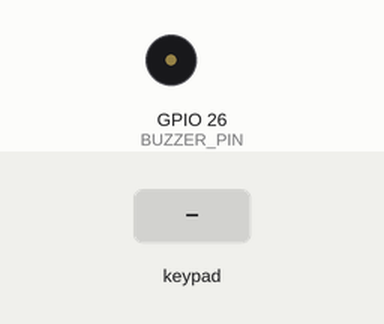
Recording of a program running on a simulated Seeed XIAO ESP32-S3. On the bench: buzzer (waves = sounding). Wiring (inferred from the names in the program): 2×2 keypad with keys 1 2 3 4 (labels assumed): rows GPIO 33, GPIO 35; columns GPIO 21, GPIO 0. Inputs (shaded band) come from the test bench. What the program prints to the serial monitor is not drawn.

Above: at 1.7 s.
1.8 s: keypad keys 1 2 pressed 0.4 s apart
At 2.25 s:
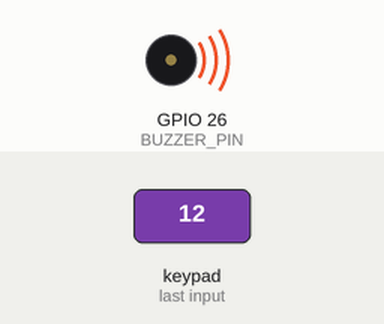
Timing chart, 0 to 4.8 s (numbered marks = the images above; inputs shaded):
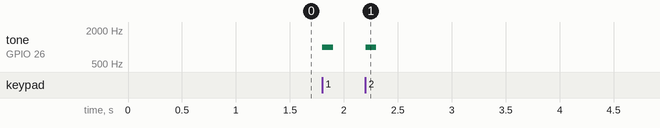

Measured:
- after the input at 1.8 s, tone on GPIO 26 (BUZZER_PIN): alternates 1000 Hz for 0.10 s and silent for 0.30 s, 4 changes in all, then stays silent, starting at once

The program:

main.cpp
```cpp
/**
 * 蜂鸣器 + LED 按键控制测试程序
 *
 * 功能：
 * - 按键 A：蜂鸣器响一声 + 点亮所有 LED
 * - 按键 B：蜂鸣器响一声 + 熄灭所有 LED
 *
 * 关键点：
 * - 使用边沿检测检测按键
 * - 使用非阻塞方式控制蜂鸣器，不影响 LED 扫描
 * - 使用 millis() 非阻塞消抖
 */

#include <Arduino.h>
#include "pins.h"

// 行列引脚数组
const int ROW_PINS[3] = {LED_ROW1, LED_ROW2, LED_ROW3};
const int COL_PINS[3] = {LED_COL1, LED_COL2, LED_COL3};

// LED 状态数组：1=点亮, 0=熄灭
int ledState[3][3] = {
  {0, 0, 0},
  {0, 0, 0},
  {0, 0, 0}
};

// 按键状态记录（用于边沿检测）
bool lastKeyA = HIGH;
bool lastKeyB = HIGH;

// 非阻塞消抖计时
unsigned long lastKeyATime = 0;
unsigned long lastKeyBTime = 0;
const unsigned long DEBOUNCE_DELAY = 50;

// 蜂鸣器非阻塞控制
unsigned long buzzerEndTime = 0;
bool buzzerActive = false;

// ============ LED 控制函数 ============

// 扫描显示函数 - 必须在 loop() 中持续调用
void scanDisplay() {
  for (int row = 0; row < 3; row++) {
    // 先关闭所有列（设为 HIGH）
    for (int col = 0; col < 3; col++) {
      digitalWrite(COL_PINS[col], HIGH);
    }

    // 激活当前行（设为 HIGH）
    digitalWrite(ROW_PINS[row], HIGH);

    // 根据状态设置列
    for (int col = 0; col < 3; col++) {
      if (ledState[row][col]) {
        digitalWrite(COL_PINS[col], LOW);   // 点亮：列设为 LOW
      } else {
        digitalWrite(COL_PINS[col], HIGH);  // 熄灭：列设为 HIGH
      }
    }

    delayMicroseconds(1000);  // 显示 1ms（微秒级延时不影响响应）

    // 关闭当前行
    digitalWrite(ROW_PINS[row], LOW);
  }
}

// 点亮所有 LED
void turnOnAllLEDs() {
  for (int i = 0; i < 3; i++) {
    for (int j = 0; j < 3; j++) {
      ledState[i][j] = 1;
    }
  }
  Serial.println("LED: 全部点亮");
}

// 熄灭所有 LED
void turnOffAllLEDs() {
  for (int i = 0; i < 3; i++) {
    for (int j = 0; j < 3; j++) {
      ledState[i][j] = 0;
    }
  }
  Serial.println("LED: 全部熄灭");
}

// ============ 蜂鸣器控制函数（非阻塞）============

// 非阻塞播放蜂鸣器
void beepNonBlocking(int duration = 100) {
  tone(BUZZER_PIN, 1000);  // 播放 1000Hz
  buzzerEndTime = millis() + duration;
  buzzerActive = true;
  Serial.println("蜂鸣器: 响");
}

// 检查蜂鸣器是否需要停止（在 loop 中调用）
void updateBuzzer() {
  if (buzzerActive && millis() >= buzzerEndTime) {
    noTone(BUZZER_PIN);
    buzzerActive = false;
  }
}

// ============ 主程序 ============

void setup() {
  Serial.begin(115200);
  delay(500);

  Serial.println("================================");
  Serial.println("蜂鸣器 + LED 按键控制测试");
  Serial.println("================================");
  Serial.println("按键 A: 蜂鸣器响 + 点亮 LED");
  Serial.println("按键 B: 蜂鸣器响 + 熄灭 LED");
  Serial.println("================================");

  // 初始化 LED 引脚
  for (int i = 0; i < 3; i++) {
    pinMode(ROW_PINS[i], OUTPUT);
    pinMode(COL_PINS[i], OUTPUT);
    digitalWrite(ROW_PINS[i], LOW);
    digitalWrite(COL_PINS[i], HIGH);
  }

  // 初始化按键引脚（内部上拉）
  pinMode(KEY_A, INPUT_PULLUP);
  pinMode(KEY_B, INPUT_PULLUP);

  // 初始化蜂鸣器引脚
  pinMode(BUZZER_PIN, OUTPUT);

  Serial.println("初始化完成");
}

void loop() {
  // 读取当前按键状态
  bool currentKeyA = digitalRead(KEY_A);
  bool currentKeyB = digitalRead(KEY_B);
  unsigned long now = millis();

  // 检测按键 A 的下降沿（按下瞬间）+ 非阻塞消抖
  if (lastKeyA == HIGH && currentKeyA == LOW) {
    if (now - lastKeyATime > DEBOUNCE_DELAY) {
      Serial.println(">>> 按键 A 按下");
      beepNonBlocking(100);  // 非阻塞响 100ms
      turnOnAllLEDs();
      lastKeyATime = now;
    }
  }

  // 检测按键 B 的下降沿（按下瞬间）+ 非阻塞消抖
  if (lastKeyB == HIGH && currentKeyB == LOW) {
    if (now - lastKeyBTime > DEBOUNCE_DELAY) {
      Serial.println(">>> 按键 B 按下");
      beepNonBlocking(100);  // 非阻塞响 100ms
      turnOffAllLEDs();
      lastKeyBTime = now;
    }
  }

  // 更新按键状态记录
  lastKeyA = currentKeyA;
  lastKeyB = currentKeyB;

  // 检查蜂鸣器状态（非阻塞）
  updateBuzzer();

  // 持续扫描 LED 显示（不会被阻塞）
  scanDisplay();
}
```

pins.h
```cpp
#ifndef PINS_H
#define PINS_H

// LED 矩阵引脚
#define LED_ROW1 33  // 行1 - 物理下方
#define LED_ROW2 34  // 行2 - 物理中间
#define LED_ROW3 35  // 行3 - 物理上方
#define LED_COL1 36  // 列1 - 左
#define LED_COL2 37  // 列2 - 中
#define LED_COL3 38  // 列3 - 右

// 按键引脚
#define KEY_A 21     // 按键 A
#define KEY_B 0      // 按键 B (兼 BOOT)

// 蜂鸣器
#define BUZZER_PIN 26

#endif
```
